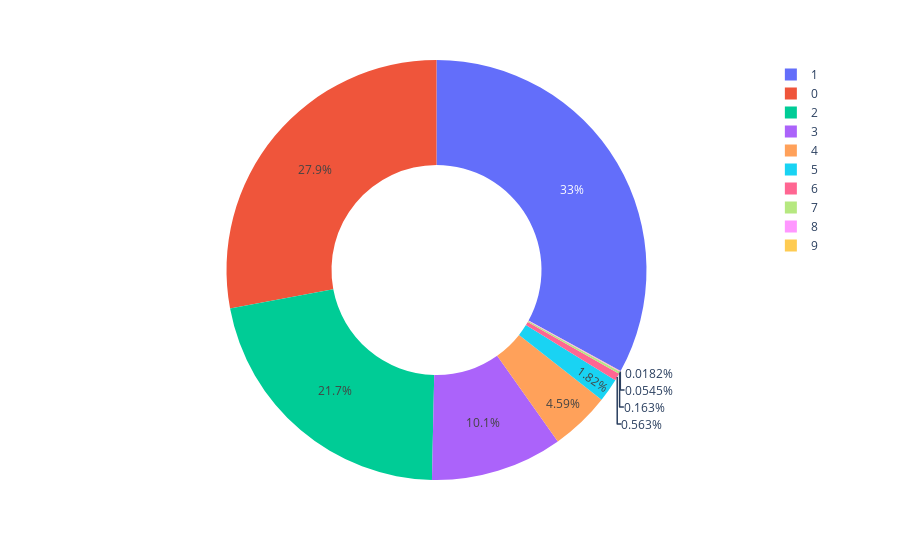

Notebook cell for this chart:
### Code cell
import plotly.express as px

labels = df_goals["goals"]
values = df_goals["counts_home"]

fig = px.pie(values = values, names = labels, hole = 0.5)

fig.show()

### Figure 1 — Plotly figure (JSON) as saved in the notebook; plotly's stock layout.template omitted (floating-point values rounded to 4 significant figures)
{"data": [{"domain": {"x": [0, 1], "y": [0, 1]}, "hole": 0.5, "hovertemplate": "label=%{label}<br>value=%{value}<extra></extra>", "labels": ["0", "1", "2", "3", "4", "5", "6", "7", "8", "9"], "legendgroup": "", "name": "", "showlegend": true, "type": "pie", "values": ["1539", "1817", "1196", "559", "253", "100", "31", "9", "3", "1"]}], "layout": {"legend": {"tracegroupgap": 0}, "margin": {"t": 60}}}
